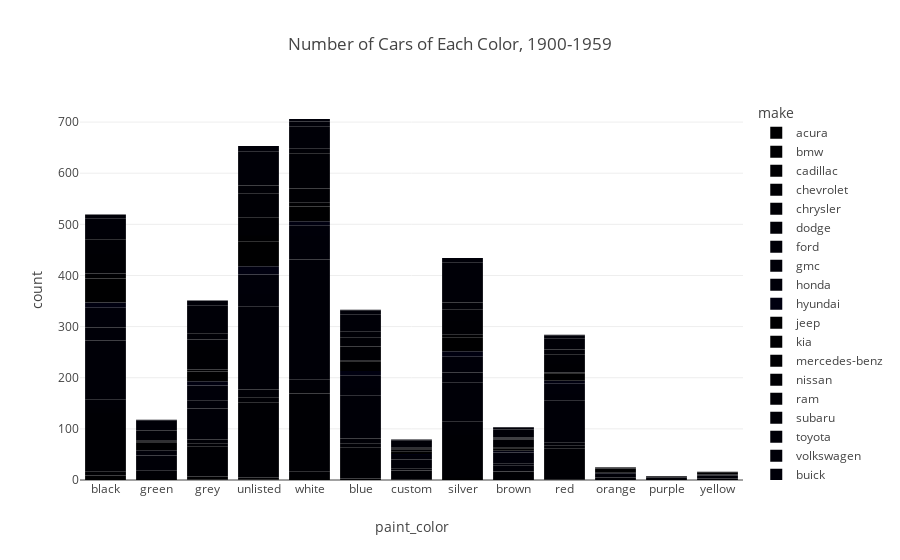

Write notebook code for a chart like this one.
### Code cell
old_car_hist = px.bar(old_car_group, x='paint_color', y='count', color='make', title='Number of Cars of Each Color, 1900-1959')
old_car_hist.show()

### Figure 1 — Plotly figure (JSON) as saved in the notebook; plotly's stock layout.template omitted (floating-point values rounded to 4 significant figures)
{"data": [{"alignmentgroup": "True", "hovertemplate": "make=acura<br>paint_color=%{x}<br>count=%{y}<extra></extra>", "legendgroup": "acura", "marker": {"color": "#000001", "pattern": {"shape": ""}}, "name": "acura", "offsetgroup": "acura", "orientation": "v", "showlegend": true, "textposition": "auto", "type": "bar", "x": ["black", "green", "grey", "unlisted", "white"], "xaxis": "x", "y": [6, 2, 1, 1, 2], "yaxis": "y"}, {"alignmentgroup": "True", "hovertemplate": "make=bmw<br>paint_color=%{x}<br>count=%{y}<extra></extra>", "legendgroup": "bmw", "marker": {"color": "#000002", "pattern": {"shape": ""}}, "name": "bmw", "offsetgroup": "bmw", "orientation": "v", "showlegend": true, "textposition": "auto", "type": "bar", "x": ["black", "blue", "custom", "grey", "silver", "unlisted", "white"], "xaxis": "x", "y": [3, 2, 1, 6, 4, 1, 4], "yaxis": "y"}, {"alignmentgroup": "True", "hovertemplate": "make=cadillac<br>paint_color=%{x}<br>count=%{y}<extra></extra>", "legendgroup": "cadillac", "marker": {"color": "#000003", "pattern": {"shape": ""}}, "name": "cadillac", "offsetgroup": "cadillac", "orientation": "v", "showlegend": true, "textposition": "auto", "type": "bar", "x": ["black", "blue", "brown", "red", "silver", "unlisted", "white"], "xaxis": "x", "y": [8, 1, 2, 1, 2, 3, 11], "yaxis": "y"}, {"alignmentgroup": "True", "hovertemplate": "make=chevrolet<br>paint_color=%{x}<br>count=%{y}<extra></extra>", "legendgroup": "chevrolet", "marker": {"color": "#000004", "pattern": {"shape": ""}}, "name": "chevrolet", "offsetgroup": "chevrolet", "orientation": "v", "showlegend": true, "textposition": "auto", "type": "bar", "x": ["black", "blue", "brown", "custom", "green", "grey", "orange", "purple", "red", "silver", "unlisted", "white", "yellow"], "xaxis": "x", "y": [114, 60, 14, 17, 16, 58, 5, 2, 61, 82, 146, 152, 3], "yaxis": "y"}, {"alignmentgroup": "True", "hovertemplate": "make=chrysler<br>paint_color=%{x}<br>count=%{y}<extra></extra>", "legendgroup": "chrysler", "marker": {"color": "#000005", "pattern": {"shape": ""}}, "name": "chrysler", "offsetgroup": "chrysler", "orientation": "v", "showlegend": true, "textposition": "auto", "type": "bar", "x": ["black", "blue", "custom", "grey", "red", "silver", "unlisted", "white"], "xaxis": "x", "y": [10, 8, 1, 6, 5, 10, 11, 7], "yaxis": "y"}, {"alignmentgroup": "True", "hovertemplate": "make=dodge<br>paint_color=%{x}<br>count=%{y}<extra></extra>", "legendgroup": "dodge", "marker": {"color": "#000006", "pattern": {"shape": ""}}, "name": "dodge", "offsetgroup": "dodge", "orientation": "v", "showlegend": true, "textposition": "auto", "type": "bar", "x": ["black", "blue", "brown", "custom", "grey", "orange", "red", "silver", "unlisted", "white"], "xaxis": "x", "y": [16, 10, 1, 4, 8, 1, 6, 16, 15, 20], "yaxis": "y"}, {"alignmentgroup": "True", "hovertemplate": "make=ford<br>paint_color=%{x}<br>count=%{y}<extra></extra>", "legendgroup": "ford", "marker": {"color": "#000007", "pattern": {"shape": ""}}, "name": "ford", "offsetgroup": "ford", "orientation": "v", "showlegend": true, "textposition": "auto", "type": "bar", "x": ["black", "blue", "brown", "custom", "green", "grey", "orange", "purple", "red", "silver", "unlisted", "white", "yellow"], "xaxis": "x", "y": [116, 84, 12, 17, 27, 61, 4, 3, 82, 77, 162, 235, 6], "yaxis": "y"}, {"alignmentgroup": "True", "hovertemplate": "make=gmc<br>paint_color=%{x}<br>count=%{y}<extra></extra>", "legendgroup": "gmc", "marker": {"color": "#000008", "pattern": {"shape": ""}}, "name": "gmc", "offsetgroup": "gmc", "orientation": "v", "showlegend": true, "textposition": "auto", "type": "bar", "x": ["black", "blue", "brown", "custom", "green", "grey", "orange", "red", "silver", "unlisted", "white"], "xaxis": "x", "y": [25, 15, 3, 5, 3, 15, 3, 13, 19, 25, 46], "yaxis": "y"}, {"alignmentgroup": "True", "hovertemplate": "make=honda<br>paint_color=%{x}<br>count=%{y}<extra></extra>", "legendgroup": "honda", "marker": {"color": "#000009", "pattern": {"shape": ""}}, "name": "honda", "offsetgroup": "honda", "orientation": "v", "showlegend": true, "textposition": "auto", "type": "bar", "x": ["black", "blue", "brown", "custom", "green", "grey", "red", "silver", "unlisted", "white", "yellow"], "xaxis": "x", "y": [39, 25, 22, 4, 10, 30, 20, 31, 38, 21, 1], "yaxis": "y"}, {"alignmentgroup": "True", "hovertemplate": "make=hyundai<br>paint_color=%{x}<br>count=%{y}<extra></extra>", "legendgroup": "hyundai", "marker": {"color": "#000010", "pattern": {"shape": ""}}, "name": "hyundai", "offsetgroup": "hyundai", "orientation": "v", "showlegend": true, "textposition": "auto", "type": "bar", "x": ["black", "blue", "brown", "custom", "grey", "orange", "red", "silver", "unlisted", "white", "yellow"], "xaxis": "x", "y": [10, 8, 3, 2, 8, 1, 6, 11, 16, 8, 1], "yaxis": "y"}, {"alignmentgroup": "True", "hovertemplate": "make=jeep<br>paint_color=%{x}<br>count=%{y}<extra></extra>", "legendgroup": "jeep", "marker": {"color": "#000001", "pattern": {"shape": ""}}, "name": "jeep", "offsetgroup": "jeep", "orientation": "v", "showlegend": true, "textposition": "auto", "type": "bar", "x": ["black", "blue", "brown", "custom", "green", "grey", "orange", "red", "silver", "unlisted", "white", "yellow"], "xaxis": "x", "y": [47, 19, 5, 4, 15, 19, 8, 15, 26, 49, 29, 4], "yaxis": "y"}, {"alignmentgroup": "True", "hovertemplate": "make=kia<br>paint_color=%{x}<br>count=%{y}<extra></extra>", "legendgroup": "kia", "marker": {"color": "#000002", "pattern": {"shape": ""}}, "name": "kia", "offsetgroup": "kia", "orientation": "v", "showlegend": true, "textposition": "auto", "type": "bar", "x": ["black", "blue", "brown", "custom", "green", "grey", "orange", "red", "silver", "unlisted", "white"], "xaxis": "x", "y": [5, 1, 2, 1, 3, 4, 1, 1, 6, 10, 7], "yaxis": "y"}, {"alignmentgroup": "True", "hovertemplate": "make=mercedes-benz<br>paint_color=%{x}<br>count=%{y}<extra></extra>", "legendgroup": "mercedes-benz", "marker": {"color": "#000003", "pattern": {"shape": ""}}, "name": "mercedes-benz", "offsetgroup": "mercedes-benz", "orientation": "v", "showlegend": true, "textposition": "auto", "type": "bar", "x": ["black", "unlisted"], "xaxis": "x", "y": [5, 2], "yaxis": "y"}, {"alignmentgroup": "True", "hovertemplate": "make=nissan<br>paint_color=%{x}<br>count=%{y}<extra></extra>", "legendgroup": "nissan", "marker": {"color": "#000004", "pattern": {"shape": ""}}, "name": "nissan", "offsetgroup": "nissan", "orientation": "v", "showlegend": true, "textposition": "auto", "type": "bar", "x": ["black", "blue", "brown", "custom", "green", "grey", "orange", "purple", "red", "silver", "unlisted", "white"], "xaxis": "x", "y": [38, 28, 15, 4, 1, 44, 1, 1, 17, 27, 35, 28], "yaxis": "y"}, {"alignmentgroup": "True", "hovertemplate": "make=ram<br>paint_color=%{x}<br>count=%{y}<extra></extra>", "legendgroup": "ram", "marker": {"color": "#000005", "pattern": {"shape": ""}}, "name": "ram", "offsetgroup": "ram", "orientation": "v", "showlegend": true, "textposition": "auto", "type": "bar", "x": ["black", "blue", "brown", "custom", "green", "grey", "orange", "purple", "red", "silver", "unlisted", "white", "yellow"], "xaxis": "x", "y": [29, 17, 2, 2, 5, 15, 1, 1, 19, 22, 46, 69, 1], "yaxis": "y"}, {"alignmentgroup": "True", "hovertemplate": "make=subaru<br>paint_color=%{x}<br>count=%{y}<extra></extra>", "legendgroup": "subaru", "marker": {"color": "#000006", "pattern": {"shape": ""}}, "name": "subaru", "offsetgroup": "subaru", "orientation": "v", "showlegend": true, "textposition": "auto", "type": "bar", "x": ["black", "blue", "brown", "custom", "green", "grey", "red", "silver", "unlisted", "white"], "xaxis": "x", "y": [4, 12, 2, 1, 15, 12, 9, 14, 16, 9], "yaxis": "y"}, {"alignmentgroup": "True", "hovertemplate": "make=toyota<br>paint_color=%{x}<br>count=%{y}<extra></extra>", "legendgroup": "toyota", "marker": {"color": "#000007", "pattern": {"shape": ""}}, "name": "toyota", "offsetgroup": "toyota", "orientation": "v", "showlegend": true, "textposition": "auto", "type": "bar", "x": ["black", "blue", "brown", "custom", "green", "grey", "purple", "red", "silver", "unlisted", "white"], "xaxis": "x", "y": [37, 34, 16, 14, 20, 54, 1, 22, 78, 66, 44], "yaxis": "y"}, {"alignmentgroup": "True", "hovertemplate": "make=volkswagen<br>paint_color=%{x}<br>count=%{y}<extra></extra>", "legendgroup": "volkswagen", "marker": {"color": "#000008", "pattern": {"shape": ""}}, "name": "volkswagen", "offsetgroup": "volkswagen", "orientation": "v", "showlegend": true, "textposition": "auto", "type": "bar", "x": ["black", "blue", "custom", "green", "grey", "red", "silver", "unlisted", "white"], "xaxis": "x", "y": [7, 7, 2, 1, 10, 6, 7, 11, 9], "yaxis": "y"}, {"alignmentgroup": "True", "hovertemplate": "make=buick<br>paint_color=%{x}<br>count=%{y}<extra></extra>", "legendgroup": "buick", "marker": {"color": "#000009", "pattern": {"shape": ""}}, "name": "buick", "offsetgroup": "buick", "orientation": "v", "showlegend": true, "textposition": "auto", "type": "bar", "x": ["blue", "brown", "red", "silver", "white"], "xaxis": "x", "y": [2, 4, 1, 2, 5], "yaxis": "y"}], "layout": {"barmode": "relative", "legend": {"title": {"text": "make"}, "tracegroupgap": 0}, "title": {"text": "Number of Cars of Each Color, 1900-1959"}, "xaxis": {"anchor": "y", "domain": [0, 1], "title": {"text": "paint_color"}}, "yaxis": {"anchor": "x", "domain": [0, 1], "title": {"text": "count"}}}}
